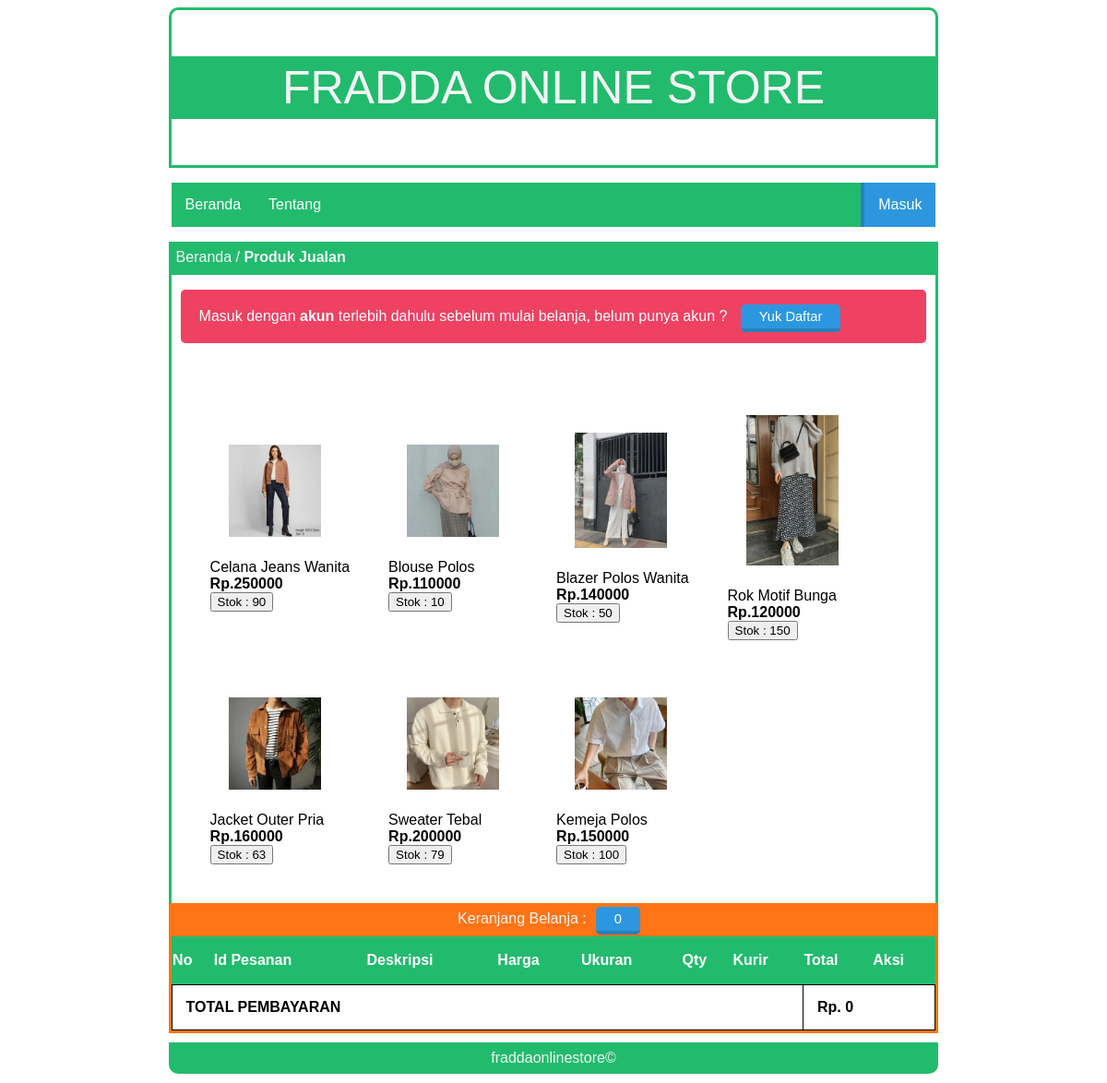
The app's page /fraddaonlinestore/index.php with its own data.
### tables this page shows
CREATE TABLE `tbl_barang` (
  `id_barang` int(100) NOT NULL,
  `deskripsi` varchar(100) NOT NULL,
  `harga` int(20) NOT NULL,
  `stok` int(5) NOT NULL,
  `created` date NOT NULL,
  `nama_image` varchar(50) NOT NULL,
  `type_image` varchar(50) NOT NULL,
  `size_image` bigint(20) NOT NULL
);

### fraddaonlinestore/page/beranda.php (the view, shortened to what this page needs)
<div class="box-title bg-info">
    <p>Beranda / <b>Produk Jualan</b></p>
</div>
<div id="box">
  <?php
  if (isset ($_SESSION['username']) == ""){ ?>
    <div class="pesan">
      <p>Masuk dengan <b>akun</b> terlebih dahulu sebelum mulai belanja, belum punya akun ?
      <a href="page/daftar.php" class="tombol-biru">Yuk Daftar</a></p>
    </div>
  <?php } ?>
  <table>
  <tr>
  <?php
  include 'lib/koneksi.php';
  $no = 1;
  $query = $conn->prepare("SELECT * FROM tbl_barang");
  $query->execute();
  $data = $query->fetchAll();
  foreach ($data as $value) { ?>
    <td class="list">
      <img src="img/jersey/<?php echo $value['nama_image']; ?>" width="100">
    <br><?php echo $value['deskripsi']; ?>
    <br><b><?php echo "Rp.".$value['harga']; ?></b>
    <br>
    <?php
    $id = $value['id_barang'];
    $query = $conn->prepare("SELECT SUM(qty)AS jumlah FROM tbl_pesanan WHERE id_barang=:id");
    $query->bindparam(':id', $id);
    $query->execute();
    $data = $query->fetch(PDO::FETCH_OBJ);
    $hasil = $data->jumlah;
    $stok = $value['stok'];
    $sisa = ($stok-$hasil);
    ?>
    <button type="button">Stok : <?php
    if ($sisa > 0) echo $sisa;
    else echo "Habis";
    ?></button>
    </td>
  <?php
    if ($no%4 == 0) echo "</tr><tr>";
    $no++;
    } ?>
</tr>
</table>
</div>

### fraddaonlinestore/style.css (style rules this page uses)
.box-title { background: #22bb6d; width: 70%; height: 30px; margin: auto; border: 3px solid #22bb6d; }
.box-title p { color: #f3f5f4; margin: 5px 5px; font-family: sans-serif; }
#box { border-bottom: 0px; border-left: 3px solid #22bb6d; border-right: 3px solid #22bb6d; width: 70%; margin: auto; min-height: 200px; overflow: hidden; }
#box p,h1,h2,table,tr,td,img { font-family: sans-serif; padding: 20px; text-align: justify; }
.tombol-biru { background:#2C97DF; color:white; border-top:0; border-left:0; border-right:0; border-bottom:4px solid #2A80B9; border-radius: 5px; padding:5px 20px; text-decoration:none; font-family:sans-serif; font-size:11pt; margin:10px; }
.pesan { background: #ef4162; margin: 10px; border-radius: 5px; }
.pesan p { color: #FFF; }

### records on screen
tbl_barang: nama_image (picture), deskripsi "Celana Jeans Wanita", harga "250000", stok "90"
tbl_barang: nama_image (picture), deskripsi "Blouse Polos", harga "110000", stok "10"
tbl_barang: nama_image (picture), deskripsi "Blazer Polos Wanita", harga "140000", stok "50"
tbl_barang: nama_image (picture), deskripsi "Rok Motif Bunga", harga "120000", stok "150"
tbl_barang: nama_image (picture), deskripsi "Jacket Outer Pria", harga "160000", sisa "63"
tbl_barang: nama_image (picture), deskripsi "Sweater Tebal", harga "200000", stok "79"
tbl_barang: nama_image (picture), deskripsi "Kemeja Polos", harga "150000", stok "100"

### other values on screen
$count "0"
$jumlah "0"
